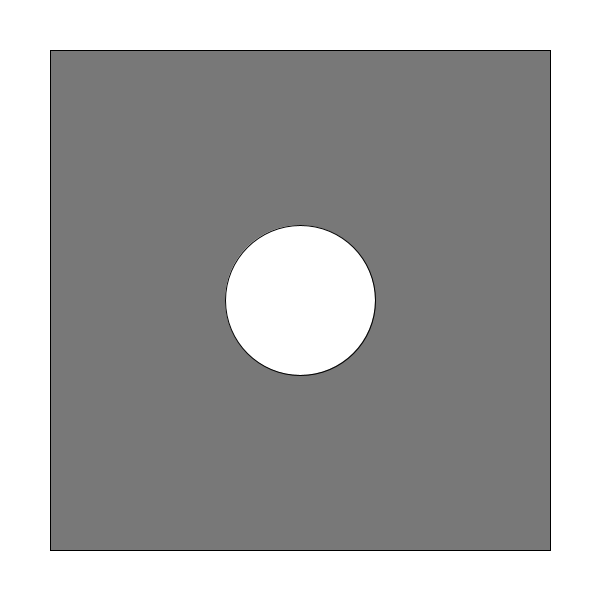
Frame 1 (no input)
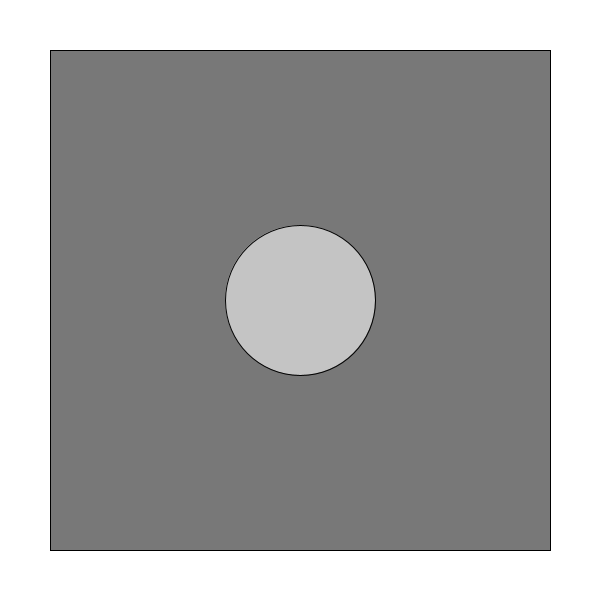
Frame 60 (the mouse pressed at the canvas centre just before this capture)
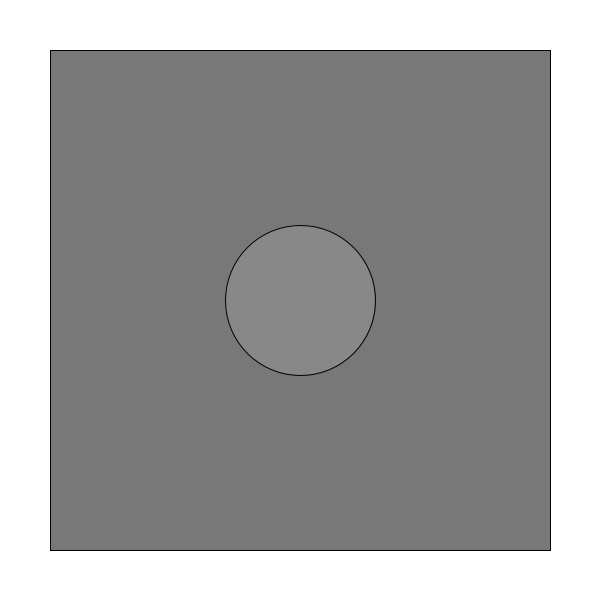
Frame 120 (the mouse held since frame 60 and released just before this capture)

The Processing sketch that drew these frames (run headless with seeded random() and noise(); from frame 60 on, the mouse is pressed at the canvas centre):

// Processing sketch: Ejercicio_3
// ── Ejercicio_3.pde
int x=255;
void setup()
{
  size(600,600);
  background(255);
}

void draw()
{
  fill(120);
  rect(50,50,500,500);
  fill(x);
  ellipse(width/2,height/2,150,150);
  x=x-1;
}
